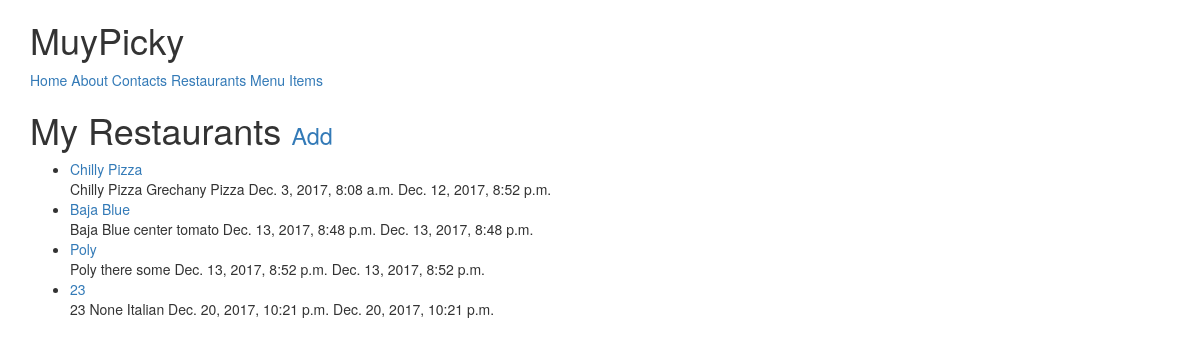
The page /restaurants/ (signed in) on the database its author committed.
### restaurants/models.py (models this page shows, shortened)
class RestaurantLocation(models.Model):
	owner 			= models.ForeignKey(user)
	name 			= models.CharField(max_length = 120)
	location 		= models.CharField(max_length = 120, null=True, blank=True)
	category		= models.CharField(max_length = 120, null=True, blank=True, validators=[validate_category])
	timestamp		= models.DateTimeField(auto_now_add=True)
	update			= models.DateTimeField(auto_now=True)
	slug			= models.SlugField(null=True, blank=True)
	objects			= RestaurantLocationManager()
	def get_absolute_url(self):
		return reverse('restaurants:detail', kwargs={'slug': self.slug})

### restaurants/views.py (the view)
class RestaurantListView(LoginRequiredMixin, ListView):
	def get_queryset(self):
		slug = self.kwargs.get('slug')
		if slug:
			queryset = RestaurantLocation.objects.filter(
				Q(category__iexact=slug) |
				Q(category__icontains=slug)
				)
		else:
			queryset = RestaurantLocation.objects.filter(owner=self.request.user)
		return queryset

### restaurants/models.py (called while the page is built)
	def get_queryset(self):
		return RestaurantLocationQuerySet(self.model, using=self._db)

### restaurants/templates/restaurants/restaurantlocation_list.html (shortened to what this page needs)
{% extends 'base.html' %}
{% block content %}
<h1>My Restaurants <small><a href="{% url 'restaurants:create' %}">Add</a></small></h1>
<ul>
{% for obj in object_list %}
	<li><a href="{{ obj.get_absolute_url }}">{{ obj.name }}</a>  <br> {{ obj.name }} {{ obj.location }} {{ obj.category }} {{ obj.timestamp }} {{ obj.update }}</li>
{% empty %}
	<li><a href="{% url 'restaurants:create' %}">Add restaurant</a></li>
{% endfor %}
</ul>
{% endblock content %}

### rows shown on the page
RestaurantLocation: name "Chilly Pizza", location "Grechany", category "Pizza", timestamp "Dec. 3, 2017, 8:08 a.m.", update "Dec. 12, 2017, 8:52 p.m."
RestaurantLocation: name "Baja Blue", location "center", category "tomato", timestamp "Dec. 13, 2017, 8:48 p.m.", update "Dec. 13, 2017, 8:48 p.m."
RestaurantLocation: name "Poly", location "there", category "some", timestamp "Dec. 13, 2017, 8:52 p.m.", update "Dec. 13, 2017, 8:52 p.m."
RestaurantLocation: name "23", location "None", category "Italian", timestamp "Dec. 20, 2017, 10:21 p.m.", update "Dec. 20, 2017, 10:21 p.m."
